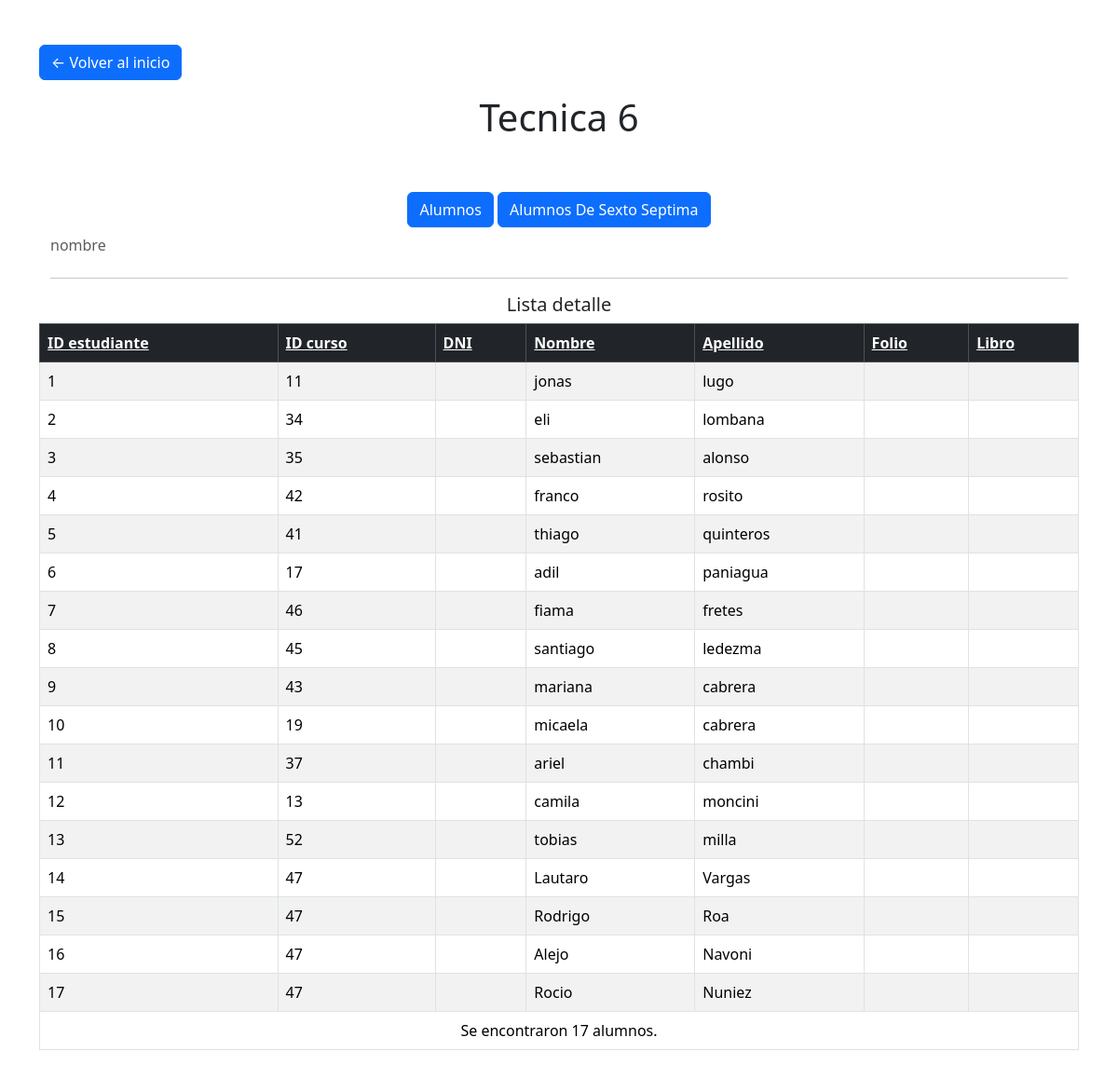
Page /Integrador/alumnos.php on the committed database.
### tables this page shows
CREATE TABLE `alumno` (
  `id` int(11) NOT NULL COMMENT 'id',
  `id_c` int(11) NOT NULL COMMENT 'id_c',
  `nombre` varchar(50) DEFAULT NULL COMMENT 'nombre',
  `apellido` varchar(50) DEFAULT NULL
);

### Integrador/mostrara.php (the view, shortened to what this page needs)
<!DOCTYPE html>
<html lang="en">
<head>
    <link href="https://cdn.jsdelivr.net/npm/bootstrap@5.3.2/dist/css/bootstrap.min.css" rel="stylesheet">
</head>
<body>
<div class="container mt-5">
    <a href="formulario.html" class="btn btn-primary mb-3">
        <span>&larr;</span> Volver al inicio
    </a>
    <table class="table table-bordered table-striped">
    <div class = "container">
    <h1 class="text-center"> Tecnica 6</h1>    <br><br>
    <div class = "row text-center">
       <div class = "col"><input type="button" class="btn btn-primary" value="Alumnos"  onclick="encontrar(1);">
       <input type="button" class="btn btn-primary" value="Alumnos De Sexto Septima"  onclick="encontrar(2);">
       <input type="text" id="busque" class="form-control form-control-plaintext" placeholder="nombre" onkeypress="busqueda();">
    </div>
    </div>
    <hr>
        <h5 class="text-center"> Lista detalle</h5>
        <thead class="table-dark">
            <tr>
                <th><a href="datos.php?order=id" class="text-white">ID estudiante</a></th>
                <th><a href="datos.php?order=id_c" class="text-white">ID curso</a></th>
                <th><a href="datos.php?order=Dni" class="text-white">DNI</a></th>
                <th><a href="datos.php?order=nombre" class="text-white">Nombre</a></th>
                <th><a href="datos.php?order=apellido" class="text-white">Apellido</a></th>
                <th><a href="datos.php?order=folio" class="text-white">Folio</a></th>
                <th><a href="datos.php?order=libro" class="text-white">Libro</a></th>
            </tr>
        </thead>
        <tbody>
            <?php while ($unalumno = mysqli_fetch_assoc($rs)): ?>
                <tr>
                    <td><?= $unalumno['id'] ?></td>
                    <td><?= $unalumno['id_c'] ?></td>
                    <td><?= $unalumno['Dni'] ?></td>
                    <td><?= $unalumno['nombre'] ?></td>
                    <td><?= $unalumno['apellido'] ?></td>
                    <td><?= $unalumno['folio'] ?></td>
                    <td><?= $unalumno['libro'] ?></td>
                </tr>
            <?php endwhile; ?>
            <tr>
                <td colspan="7" class="text-center">
                    Se encontraron <?php echo $cantalumnos; ?> alumnos.
                </td>
            </tr>
        </tbody>
    </table>
</div>
</body>
</html>

### Integrador/alumnos.php (shortened to what this page needs)
<?php
require_once('conectar.php');
$link = $conn;
$order = (!empty($_GET['order'])) ? $_GET['order'] : 'id';
$sql = 'SELECT * FROM alumno ORDER BY ' . $order;
$rs = mysqli_query($link, $sql);
$cantalumnos = mysqli_num_rows($rs);
if ($cantalumnos > 0) {
    include 'mostrara.php';
} else {
    echo "No se encontraron alumnos.";
}
?>

### rows in the picture
alumno: id "1", id_c "11", nombre "jonas", apellido "lugo"
alumno: id "2", id_c "34", nombre "eli", apellido "lombana"
alumno: id "3", id_c "35", nombre "sebastian", apellido "alonso"
alumno: id "4", id_c "42", nombre "franco", apellido "rosito"
alumno: id "5", id_c "41", nombre "thiago", apellido "quinteros"
alumno: id "6", id_c "17", nombre "adil", apellido "paniagua"
alumno: id "7", id_c "46", nombre "fiama", apellido "fretes"
alumno: id "8", id_c "45", nombre "santiago", apellido "ledezma"
alumno: id "9", id_c "43", nombre "mariana", apellido "cabrera"
alumno: id "10", id_c "19", nombre "micaela", apellido "cabrera"
alumno: id "11", id_c "37", nombre "ariel", apellido "chambi"
alumno: id "12", id_c "13", nombre "camila", apellido "moncini"
alumno: id "13", id_c "52", nombre "tobias", apellido "milla"
alumno: id "14", id_c "47", nombre "Lautaro", apellido "Vargas"
alumno: id "15", id_c "47", nombre "Rodrigo", apellido "Roa"
alumno: id "16", id_c "47", nombre "Alejo", apellido "Navoni"
alumno: id "17", id_c "47", nombre "Rocio", apellido "Nuniez"

### other values in the picture
$cantalumnos "17"
